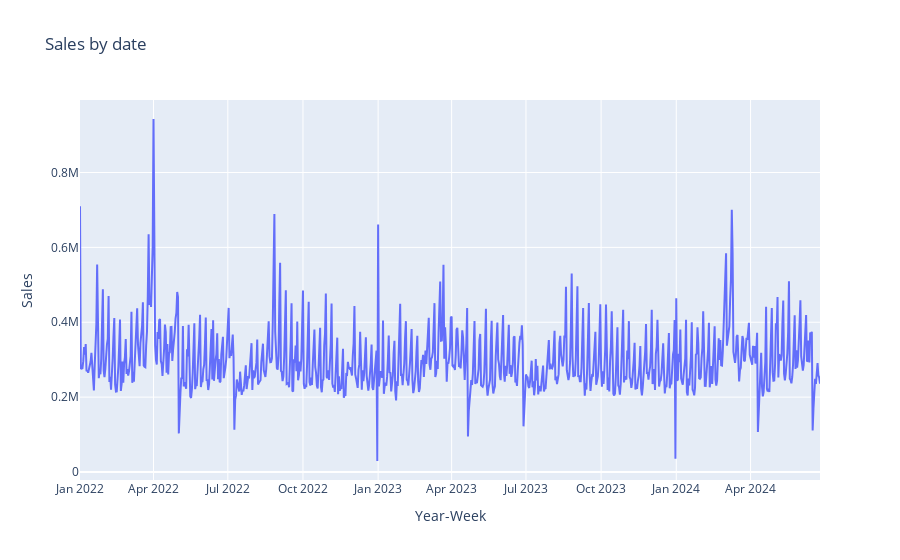

Notebook source saved alongside this figure:
### Markdown cell above
Plotting Sales by Date over the range of 2.5 Years

### Code cell
fig = px.line(df2, x='DATE', y='SALES', title='Sales by date', labels={'DATE': 'DATE', 'SALES': 'Sales'})
fig.update_layout(xaxis_title='Year-Week', yaxis_title='Sales')
fig.show()

### Figure 1 — Plotly figure (JSON) as saved in the notebook; plotly's stock layout.template omitted (floating-point values rounded to 4 significant figures; data arrays with more than 128 entries replaced by an {"elided": "..."} marker saying what was removed)
{"data": [{"hovertemplate": "DATE=%{x}<br>Sales=%{y}<extra></extra>", "legendgroup": "", "line": {"color": "#636efa", "dash": "solid"}, "marker": {"symbol": "circle"}, "mode": "lines", "name": "", "orientation": "v", "showlegend": false, "type": "scatter", "x": {"elided": "905 str values"}, "xaxis": "x", "y": {"elided": "905 float values"}, "yaxis": "y"}], "layout": {"legend": {"tracegroupgap": 0}, "title": {"text": "Sales by date"}, "xaxis": {"anchor": "y", "domain": [0, 1], "title": {"text": "Year-Week"}}, "yaxis": {"anchor": "x", "domain": [0, 1], "title": {"text": "Sales"}}}}
